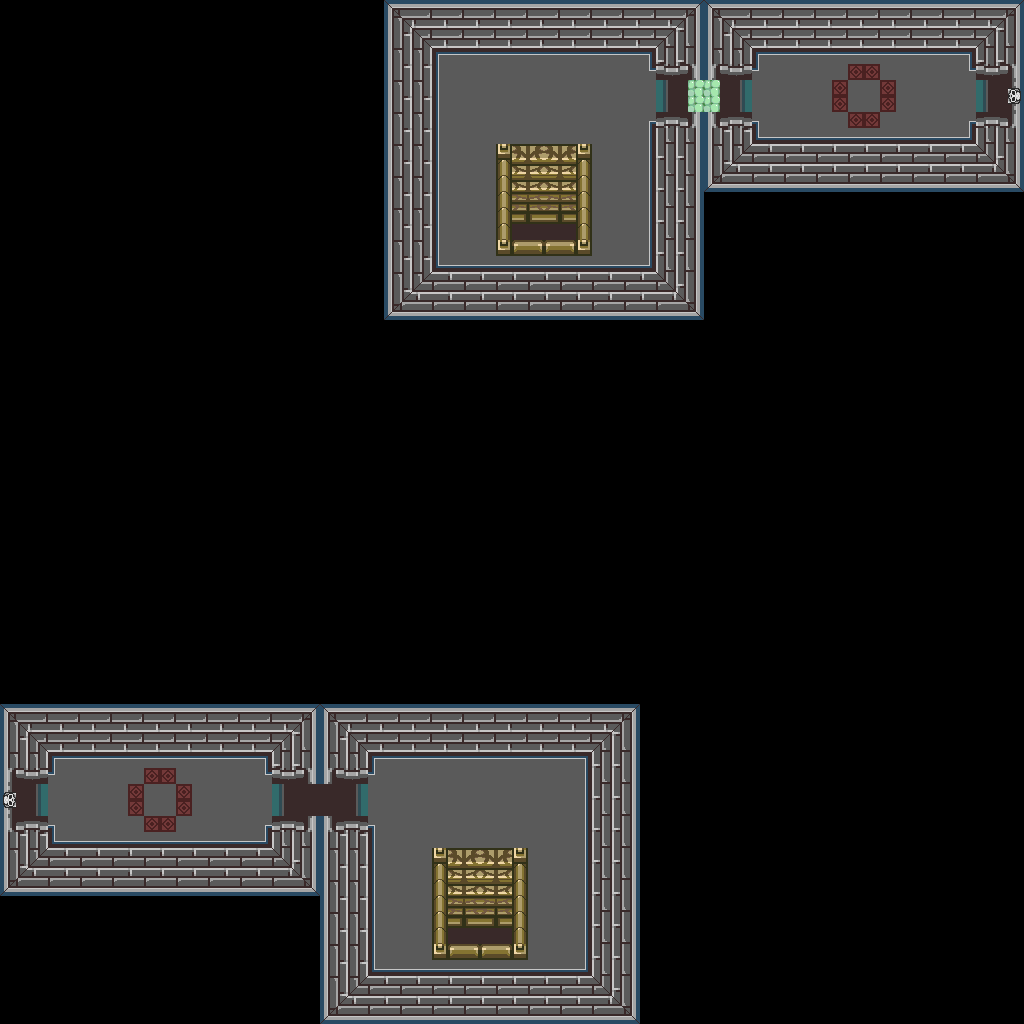

A level layout from a 2D game, rendered from its tile map. Below: a short description, then the map file with tile-grid data replaced by summaries:
An orthogonal 64x64 tile map with 16x16 px tiles, 1 tile layer (base), 1 hidden layer not drawn and 43 objects.

<map version="1.10" tiledversion="1.12.1" orientation="orthogonal" renderorder="right-down" width="64" height="64" tilewidth="16" tileheight="16" infinite="0" nextlayerid="3" nextobjectid="44">
 <tileset firstgid="1" source="../../classiciphone_pics4.tsx" />
 <layer id="1" name="base" width="64" height="64">
  <data>[4096 cells, 4096 non-empty, 83 distinct tile ids]</data>
 </layer>
 <layer id="2" name="collision" width="64" height="64" visible="0">
  <properties><property name="collision" value="true" /></properties>
  <data>[4096 cells, 0 non-empty, 0 distinct tile ids]</data>
 </layer>
 <objectgroup id="3" name="npcs">
  <object id="1" x="512.0" y="208.0" width="16" height="16">
   <properties>
    <property name="gani" value="night.png" />
    <property name="script" type="string">-- Auto-converted from GraalScript
-- if (created) {
-- setimgpart night.png,0,0,64,32;
-- drawoverplayer;
self.dontblock = true
end</property>
   </properties>
  </object>
  <object id="2" x="448.0" y="912.0" width="16" height="16">
   <properties>
    <property name="gani" value="night.png" />
    <property name="script" type="string">-- Auto-converted from GraalScript
-- if (created) {
-- setimgpart night.png,0,0,64,32;
-- drawoverplayer;
self.dontblock = true
end</property>
   </properties>
  </object>
  <object id="3" x="496.0" y="144.0" width="16" height="16">
   <properties>
    <property name="gani" value="vvsilverstairs.png" />
    <property name="script" type="string">-- Auto-converted from GraalScript
-- [CLIENT-SIDE — server no-op]
-- if (created)
-- {
-- dontblock;
-- drawunderplayer;
-- }</property>
   </properties>
  </object>
  <object id="4" x="432.0" y="848.0" width="16" height="16">
   <properties>
    <property name="gani" value="vvsilverstairs.png" />
    <property name="script" type="string">-- Auto-converted from GraalScript
-- [CLIENT-SIDE — server no-op]
-- if (created)
-- {
-- dontblock;
-- drawunderplayer;
-- }</property>
   </properties>
  </object>
  <object id="5" x="512.0" y="16.0" width="16" height="16">
   <properties>
    <property name="gani" value="vvwallbanner.png" />
    <property name="script" type="string">-- Auto-converted from GraalScript
-- // NPC made by Stev (Ventrue Vampires)
-- [CLIENT-SIDE — server no-op]
-- if (created) {drawunderplayer;
-- }
-- if (playertouchsme) {
-- }</property>
   </properties>
  </object>
  <object id="6" x="560.0" y="16.0" width="16" height="16">
   <properties>
    <property name="gani" value="vvwallbanner.png" />
    <property name="script" type="string">-- Auto-converted from GraalScript
-- // NPC made by Stev (Ventrue Vampires)
-- [CLIENT-SIDE — server no-op]
-- if (created) {drawunderplayer;
-- }
-- if (playertouchsme) {
-- }</property>
   </properties>
  </object>
  <object id="7" x="448.0" y="720.0" width="16" height="16">
   <properties>
    <property name="gani" value="vvwallbanner.png" />
    <property name="script" type="string">-- Auto-converted from GraalScript
-- // NPC made by Stev (Ventrue Vampires)
-- [CLIENT-SIDE — server no-op]
-- if (created) {drawunderplayer;
-- }
-- if (playertouchsme) {
-- }</property>
   </properties>
  </object>
  <object id="8" x="496.0" y="720.0" width="16" height="16">
   <properties>
    <property name="gani" value="vvwallbanner.png" />
    <property name="script" type="string">-- Auto-converted from GraalScript
-- // NPC made by Stev (Ventrue Vampires)
-- [CLIENT-SIDE — server no-op]
-- if (created) {drawunderplayer;
-- }
-- if (playertouchsme) {
-- }</property>
   </properties>
  </object>
  <object id="9" x="0.0" y="640.0" width="16" height="16">
   <properties>
    <property name="gani" value="light2.png" />
    <property name="script" type="string">-- Auto-converted from GraalScript
-- // NPC made by Stev (Ventrue Vampires)
-- if (created) {
-- dontblock; drawunderplayer;
-- changeimgzoom 1,3;
end
-- [CLIENT-SIDE — server no-op]
-- if (playerenters) {
-- setcoloreffect 1,1,0.35,0.6;
-- drawaslight;
-- }</property>
   </properties>
  </object>
  <object id="10" x="192.0" y="640.0" width="16" height="16">
   <properties>
    <property name="gani" value="light2.png" />
    <property name="script" type="string">-- Auto-converted from GraalScript
-- // NPC made by Stev (Ventrue Vampires)
-- if (created) {
-- dontblock; drawunderplayer;
-- changeimgzoom 1,3;
end
-- [CLIENT-SIDE — server no-op]
-- if (playerenters) {
-- setcoloreffect 1,1,0.35,0.6;
-- drawaslight;
-- }</property>
   </properties>
  </object>
  <object id="11" x="320.0" y="640.0" width="16" height="16">
   <properties>
    <property name="gani" value="light2.png" />
    <property name="script" type="string">-- Auto-converted from GraalScript
-- // NPC made by Stev (Ventrue Vampires)
-- if (created) {
-- dontblock; drawunderplayer;
-- changeimgzoom 1,3;
end
-- [CLIENT-SIDE — server no-op]
-- if (playerenters) {
-- setcoloreffect 1,1,0.35,0.6;
-- drawaslight;
-- }</property>
   </properties>
  </object>
  <object id="12" x="512.0" y="640.0" width="16" height="16">
   <properties>
    <property name="gani" value="light2.png" />
    <property name="script" type="string">-- Auto-converted from GraalScript
-- // NPC made by Stev (Ventrue Vampires)
-- if (created) {
-- dontblock; drawunderplayer;
-- changeimgzoom 1,3;
end
-- [CLIENT-SIDE — server no-op]
-- if (playerenters) {
-- setcoloreffect 1,1,0.35,0.6;
-- drawaslight;
-- }</property>
   </properties>
  </object>
  </objectgroup>
</map>
<!-- 31 of 43 objects omitted -->
